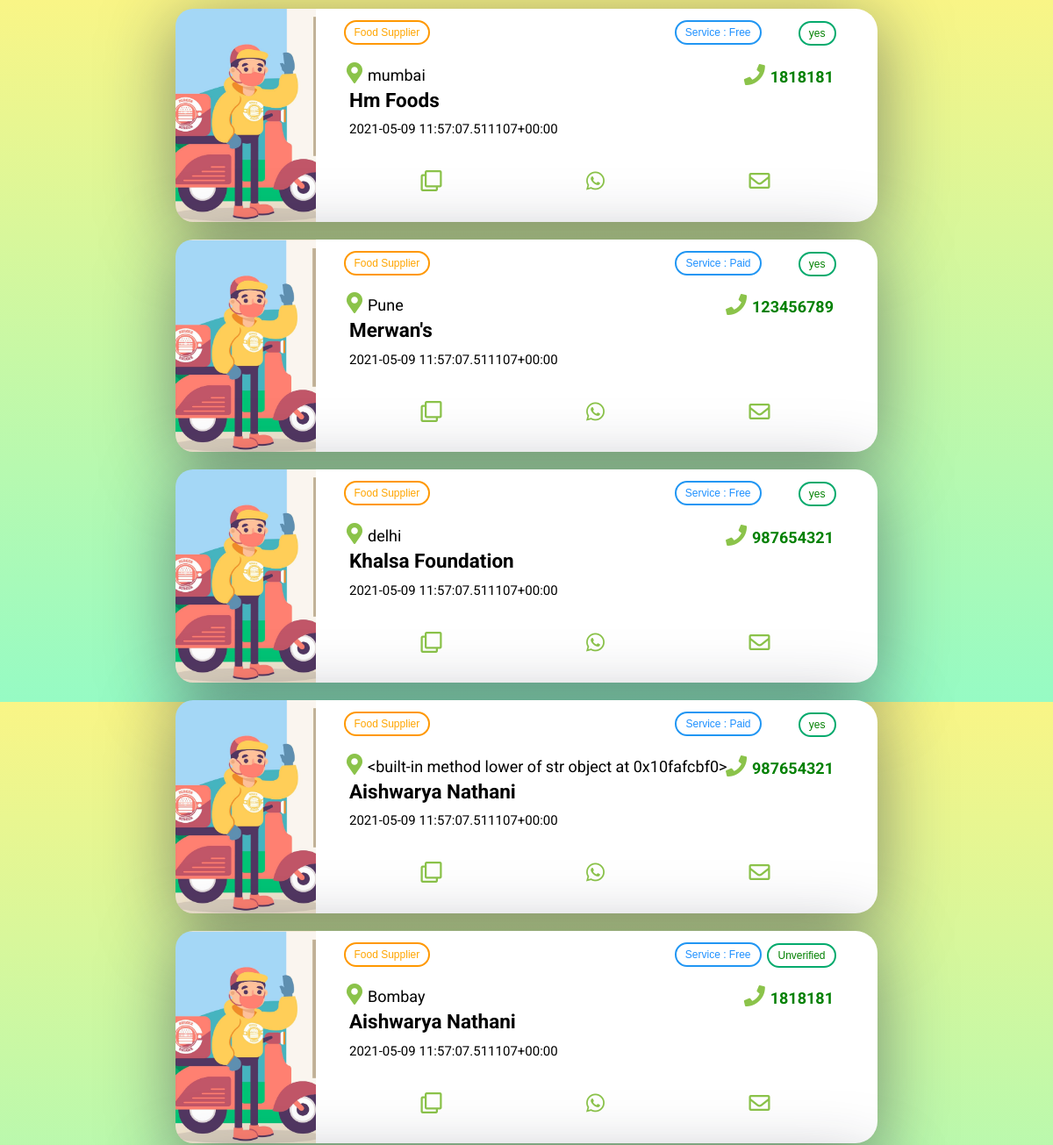
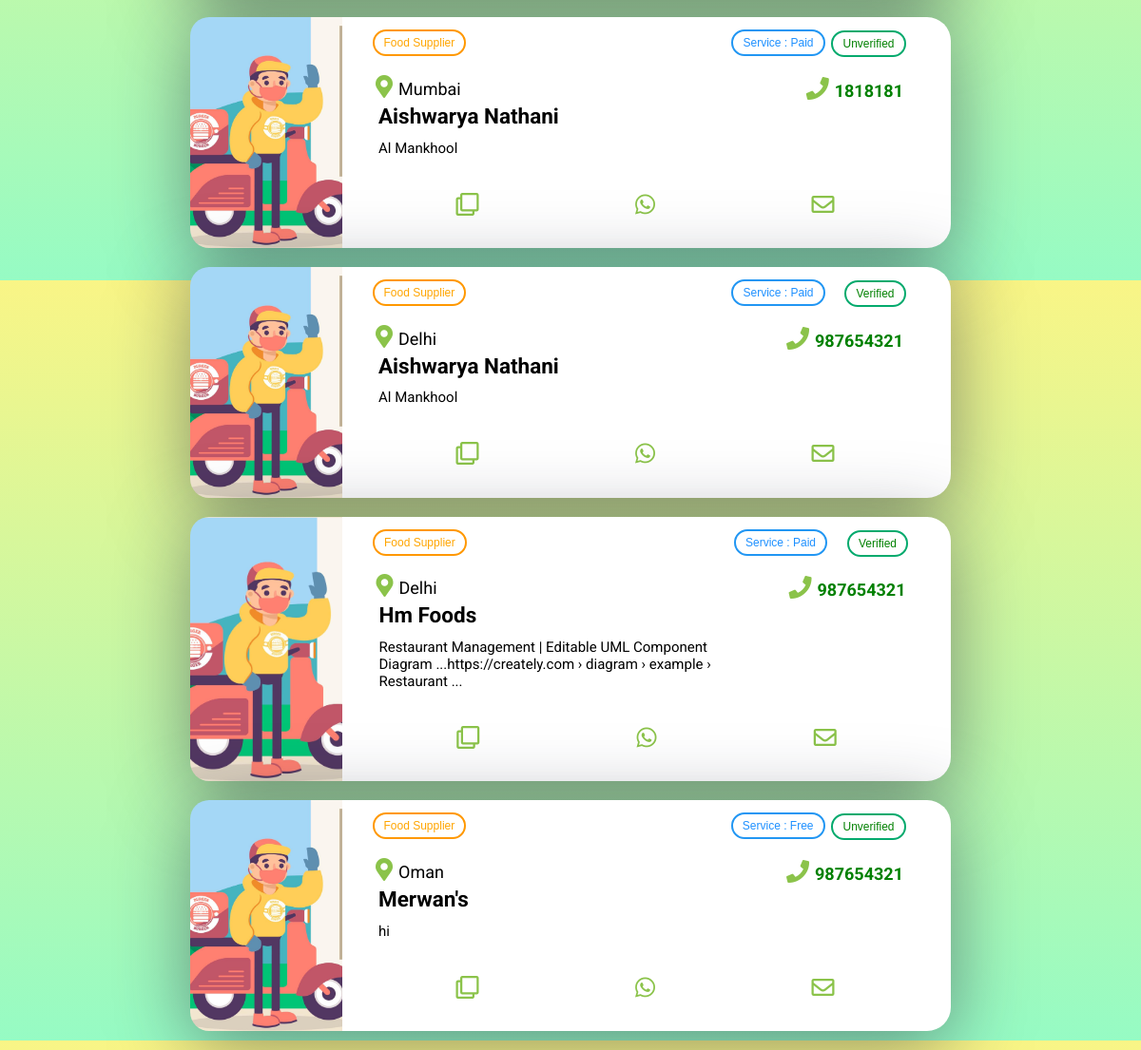
Screenshot of /leads/foodleads with the database file from the repository (2 pictures, top to bottom).
### srotApp/models.py (models this page shows, shortened)
class Food(models.Model):
    food_supplier_name = models.CharField(max_length=100)
    food_supplier_email = models.CharField(max_length=100)
    food_supplier_contact = models.CharField(max_length=100)
    food_supplier_city = models.CharField(max_length=100)
    food_supplier_address = models.CharField(max_length=500)
    food_supplier_service = models.CharField(max_length=100)
    food_supplier_verify = models.CharField(max_length=100)
    food_supplier_details = models.CharField(max_length=500)

### srotApp/views.py (the view)
# urls.py: path('leads/foodleads',views.foodleads,name="foodleads"),
def foodleads(request):
    all_food = Food.objects.all()
    foodFilter = FoodFilter()
    context = {'foods':all_food}
    return render(request,'leads/foodleads.html', context)

### srotApp/templates/leads/foodleads.html (shortened to what this page needs)
<!DOCTYPE html>
<html>
<head>
    <link rel="stylesheet" href="https://use.fontawesome.com/releases/v5.8.2/css/all.css"
>
    <link rel="stylesheet" href="/media/css/cards.css">
</head>
<body>
    <div>
        {% for food in foods %}
        <div class="card">
            <div class="card-text">
                <div class="portada" style="background-image: url('/media/images/leads/food.jpg');">
                </div>
                <div class="title-total">
                    <br>
                    <div class="service-type"><button class="btn warning">Food Supplier</button></div>
                    <div class="service"><button class="btn info">Service : {{ food.food_supplier_service }} </button>
                    </div>
                    <div class="verified"><button class="btn success">{{ food.food_supplier_verify }}</button></div>
                    <div class="contact"><button><i class="fas fa-phone"></i></button>{{ food.food_supplier_contact }}
                    </div>
                    <div class="location"><button><i
                                class="fas fa-map-marker-alt"></i></button>{{ food.food_supplier_city }}</div>
                    <h2>{{ food.food_supplier_name }}</h2>
                    <div class="desc">{{food.food_supplier_address}}</div>
                    <div class="actions">
                        <button><i class="far fa-clone"></i></button>
                        <button><i class="fab fa-whatsapp"></i></button>
                        <button><i class="far fa-envelope"></i></button>
                    </div>
                </div>
            </div>
        </div>
        {% endfor %}
    </div>
</body>
</html>

### media/css/cards.css (style rules this page uses)
body { font-family: Roboto, sans-serif; margin: 0; height: 100vh; display: grid; align-items: center; justify-items: center; background-image: linear-gradient(to top, #96fbc4 0%, #f9f586 100%); }
.card { background: #fff; border-radius: 4px; box-shadow: 0px 14px 80px rgba(34, 35, 58, 0.5); max-width: 800px; display: flex; flex-direction: row; border-radius: 25px; position: relative; margin-top: 10px !important; margin-bottom: 20px !important; }
.card h2 { margin-top: -30px; padding: 0 1rem; }
.card .contact { padding: 1rem; text-align: right; color: green; font-weight: bold; font-size: 18px; margin-top: -20px; margin-right: 9px; }
.card .location { padding: 2rem; text-align: left; font-size: 18px; margin-top: -80px; margin-left: -25px; }
.card .service { padding: inherit; text-align: right; font-weight: bold; font-size: 18px; margin-top: -87px; margin-right: 100px; }
.card .service-type { padding: inherit; text-align: left; font-weight: bold; font-size: 18px; margin-top: -80px; margin-right: 20px; margin-left: -13px; margin-bottom: -5px; }
.card .verified { padding: inherit; text-align: right; font-weight: bold; font-size: 18px; margin-top: -87px; }
.card .desc { padding: 0.5rem 1rem; font-size: 15px; margin-right: 161px; margin-top: -15px; margin-bottom: 20px; }
.card .actions { display: grid; grid-template-columns: repeat(3, 1fr); align-items: center; padding: 0.5rem 1rem; }
.card-text { display: grid; grid-template-columns: 0.5fr 2fr; }
.title-total { padding: 2.5em 1.5em 1.5em 1.5em; font-size: 15px; }
.portada { width: 100%; height: 100%; border-top-left-radius: 20px; border-bottom-left-radius: 20px; background-position: bottom center; background-size: cover; }
button { border: none; background: none; font-size: 24px; color: #8bc34a; cursor: pointer; transition: 0.5s; }
.btn { border: 2px solid black; background-color: white; color: black; padding: 5px 10px; font-size: 12px; cursor: pointer; border-radius:25px; }
.success { border-color: #04AA6D; color: green; }
.info { border-color: #2196F3; color: dodgerblue; margin-top: -100px; margin-right: -15px; }
.warning { border-color: #ff9800; color: orange; }
.desc { min-width: 400px; }

### rows the page displays
Food: food_supplier_service "Free", food_supplier_verify "yes", food_supplier_contact "1818181", food_supplier_city "mumbai", food_supplier_name "Hm Foods", food_supplier_address "2021-05-09 11:57:07.511107+00:00"
Food: food_supplier_service "Paid", food_supplier_verify "yes", food_supplier_contact "123456789", food_supplier_city "Pune", food_supplier_name "Merwan's", food_supplier_address "2021-05-09 11:57:07.511107+00:00"
Food: food_supplier_service "Free", food_supplier_verify "yes", food_supplier_contact "987654321", food_supplier_city "delhi", food_supplier_name "Khalsa Foundation", food_supplier_address "2021-05-09 11:57:07.511107+00:00"
Food: food_supplier_service "Paid", food_supplier_verify "yes", food_supplier_contact "987654321", food_supplier_city "<built-in method lower of str object at 0x10fafcbf0>", food_supplier_name "Aishwarya Nathani", food_supplier_address "2021-05-09 11:57:07.511107+00:00"
Food: food_supplier_service "Free", food_supplier_verify "Unverified", food_supplier_contact "1818181", food_supplier_city "Bombay", food_supplier_name "Aishwarya Nathani", food_supplier_address "2021-05-09 11:57:07.511107+00:00"
Food: food_supplier_service "Paid", food_supplier_verify "Unverified", food_supplier_contact "1818181", food_supplier_city "Mumbai", food_supplier_name "Aishwarya Nathani", food_supplier_address "Al Mankhool"
Food: food_supplier_service "Paid", food_supplier_verify "Verified", food_supplier_contact "987654321", food_supplier_city "Delhi", food_supplier_name "Aishwarya Nathani", food_supplier_address "Al Mankhool"
Food: food_supplier_service "Paid", food_supplier_verify "Verified", food_supplier_contact "987654321", food_supplier_city "Delhi", food_supplier_name "Hm Foods", food_supplier_address "Restaurant Management | Editable UML Component Diagram ...https://creately.com › diagram › example › Restaurant ..."
Food: food_supplier_service "Free", food_supplier_verify "Unverified", food_supplier_contact "987654321", food_supplier_city "Oman", food_supplier_name "Merwan's", food_supplier_address "hi"
